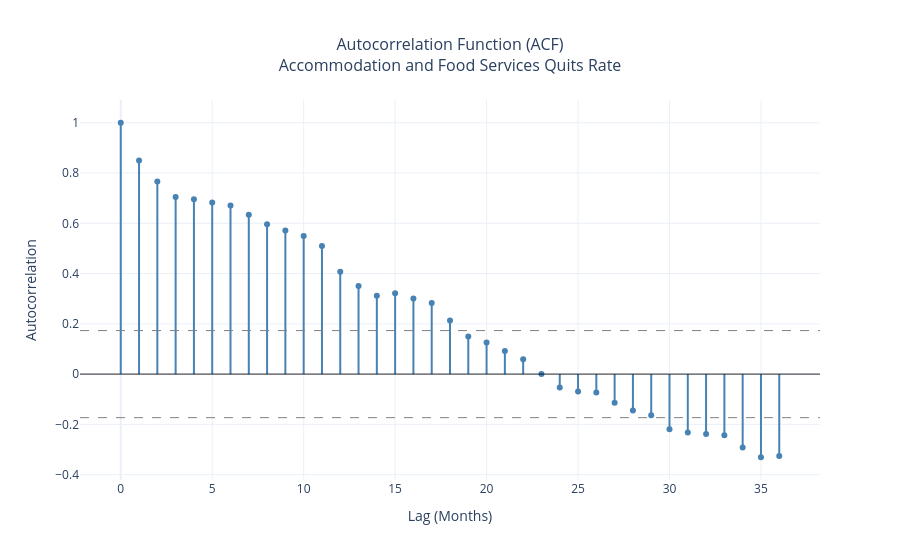

The notebook cell this image was saved under:
### Markdown cell above
## Seasonality

BLS publishes this quits-rate series on a seasonally adjusted basis, so this analysis examines whether a recurring annual pattern remains after that adjustment. Monthly averages across the full period are relatively similar, with only modest differences between months. These averages alone do not establish whether those differences recur consistently from year to year.

January through August averages include 2026 observations, while September through December averages end in 2025.

The year-over-year overlay shows more pronounced differences in the overall level of quits than in a shared seasonal pattern. Rates in 2021 and 2022 were noticeably higher than those in 2016 through 2019. More recent observations have returned toward the pre-pandemic range, with some months falling below it.

The STL seasonal component is generally small relative to the broader movements in the series, although its fluctuations become larger near the end of the sample. Those recent movements warrant caution when describing the remaining seasonality as uniformly weak.

Taken together, these charts show limited evidence of a stable remaining annual pattern and support evaluating nonseasonal forecasting models. They do not, by themselves, establish whether adding seasonal terms would improve forecast accuracy.

### Code cell
# =============================================================================
# Section 4: ACF
# =============================================================================
acf_values = acf(df_interp['quit_rate'], nlags=36)
lags = list(range(len(acf_values)))

fig = go.Figure()

# Zero line
fig.add_hline(y=0, line_color='black', line_width=0.8)

# 95% confidence interval bounds
n = len(df_interp['quit_rate'])
ci_bound = 1.96 / np.sqrt(n)
fig.add_hline(y=ci_bound, line_dash='dash', line_color='gray', line_width=1)
fig.add_hline(y=-ci_bound, line_dash='dash', line_color='gray', line_width=1)

# ACF stems
for i, (lag, val) in enumerate(zip(lags, acf_values)):
    fig.add_trace(go.Scatter(
        x=[lag, lag],
        y=[0, val],
        mode='lines',
        line=dict(color='steelblue', width=2),
        showlegend=False,
        hoverinfo='skip'
    ))

# ACF points
fig.add_trace(go.Scatter(
    x=lags,
    y=acf_values,
    mode='markers',
    marker=dict(color='steelblue', size=6),
    name='ACF',
    showlegend=False,
    hovertemplate='Lag %{x}: %{y:.3f}<extra></extra>'
))

fig.update_layout(
    title=dict(text='Autocorrelation Function (ACF)<br>Accommodation and Food Services Quits Rate',
               x=0.5, font=dict(size=16)),
    xaxis_title='Lag (Months)',
    yaxis_title='Autocorrelation',
    template='plotly_white',
    hovermode='closest'
)

fig.show()

### Figure 1 — Plotly figure (JSON) as saved in the notebook; plotly's stock layout.template omitted (floating-point values rounded to 4 significant figures)
{"data": [{"hoverinfo": "skip", "line": {"color": "steelblue", "width": 2}, "mode": "lines", "showlegend": false, "type": "scatter", "x": [0, 0], "y": [0, 1]}, {"hoverinfo": "skip", "line": {"color": "steelblue", "width": 2}, "mode": "lines", "showlegend": false, "type": "scatter", "x": [1, 1], "y": [0, 0.8501]}, {"hoverinfo": "skip", "line": {"color": "steelblue", "width": 2}, "mode": "lines", "showlegend": false, "type": "scatter", "x": [2, 2], "y": [0, 0.7659]}, {"hoverinfo": "skip", "line": {"color": "steelblue", "width": 2}, "mode": "lines", "showlegend": false, "type": "scatter", "x": [3, 3], "y": [0, 0.7045]}, {"hoverinfo": "skip", "line": {"color": "steelblue", "width": 2}, "mode": "lines", "showlegend": false, "type": "scatter", "x": [4, 4], "y": [0, 0.6956]}, {"hoverinfo": "skip", "line": {"color": "steelblue", "width": 2}, "mode": "lines", "showlegend": false, "type": "scatter", "x": [5, 5], "y": [0, 0.683]}, {"hoverinfo": "skip", "line": {"color": "steelblue", "width": 2}, "mode": "lines", "showlegend": false, "type": "scatter", "x": [6, 6], "y": [0, 0.6707]}, {"hoverinfo": "skip", "line": {"color": "steelblue", "width": 2}, "mode": "lines", "showlegend": false, "type": "scatter", "x": [7, 7], "y": [0, 0.6337]}, {"hoverinfo": "skip", "line": {"color": "steelblue", "width": 2}, "mode": "lines", "showlegend": false, "type": "scatter", "x": [8, 8], "y": [0, 0.5962]}, {"hoverinfo": "skip", "line": {"color": "steelblue", "width": 2}, "mode": "lines", "showlegend": false, "type": "scatter", "x": [9, 9], "y": [0, 0.5711]}, {"hoverinfo": "skip", "line": {"color": "steelblue", "width": 2}, "mode": "lines", "showlegend": false, "type": "scatter", "x": [10, 10], "y": [0, 0.5494]}, {"hoverinfo": "skip", "line": {"color": "steelblue", "width": 2}, "mode": "lines", "showlegend": false, "type": "scatter", "x": [11, 11], "y": [0, 0.5101]}, {"hoverinfo": "skip", "line": {"color": "steelblue", "width": 2}, "mode": "lines", "showlegend": false, "type": "scatter", "x": [12, 12], "y": [0, 0.4068]}, {"hoverinfo": "skip", "line": {"color": "steelblue", "width": 2}, "mode": "lines", "showlegend": false, "type": "scatter", "x": [13, 13], "y": [0, 0.3503]}, {"hoverinfo": "skip", "line": {"color": "steelblue", "width": 2}, "mode": "lines", "showlegend": false, "type": "scatter", "x": [14, 14], "y": [0, 0.3118]}, {"hoverinfo": "skip", "line": {"color": "steelblue", "width": 2}, "mode": "lines", "showlegend": false, "type": "scatter", "x": [15, 15], "y": [0, 0.3217]}, {"hoverinfo": "skip", "line": {"color": "steelblue", "width": 2}, "mode": "lines", "showlegend": false, "type": "scatter", "x": [16, 16], "y": [0, 0.3011]}, {"hoverinfo": "skip", "line": {"color": "steelblue", "width": 2}, "mode": "lines", "showlegend": false, "type": "scatter", "x": [17, 17], "y": [0, 0.2832]}, {"hoverinfo": "skip", "line": {"color": "steelblue", "width": 2}, "mode": "lines", "showlegend": false, "type": "scatter", "x": [18, 18], "y": [0, 0.213]}, {"hoverinfo": "skip", "line": {"color": "steelblue", "width": 2}, "mode": "lines", "showlegend": false, "type": "scatter", "x": [19, 19], "y": [0, 0.1492]}, {"hoverinfo": "skip", "line": {"color": "steelblue", "width": 2}, "mode": "lines", "showlegend": false, "type": "scatter", "x": [20, 20], "y": [0, 0.1255]}, {"hoverinfo": "skip", "line": {"color": "steelblue", "width": 2}, "mode": "lines", "showlegend": false, "type": "scatter", "x": [21, 21], "y": [0, 0.09236]}, {"hoverinfo": "skip", "line": {"color": "steelblue", "width": 2}, "mode": "lines", "showlegend": false, "type": "scatter", "x": [22, 22], "y": [0, 0.05872]}, {"hoverinfo": "skip", "line": {"color": "steelblue", "width": 2}, "mode": "lines", "showlegend": false, "type": "scatter", "x": [23, 23], "y": [0, -9.211e-07]}, {"hoverinfo": "skip", "line": {"color": "steelblue", "width": 2}, "mode": "lines", "showlegend": false, "type": "scatter", "x": [24, 24], "y": [0, -0.0534]}, {"hoverinfo": "skip", "line": {"color": "steelblue", "width": 2}, "mode": "lines", "showlegend": false, "type": "scatter", "x": [25, 25], "y": [0, -0.06901]}, {"hoverinfo": "skip", "line": {"color": "steelblue", "width": 2}, "mode": "lines", "showlegend": false, "type": "scatter", "x": [26, 26], "y": [0, -0.07316]}, {"hoverinfo": "skip", "line": {"color": "steelblue", "width": 2}, "mode": "lines", "showlegend": false, "type": "scatter", "x": [27, 27], "y": [0, -0.1136]}, {"hoverinfo": "skip", "line": {"color": "steelblue", "width": 2}, "mode": "lines", "showlegend": false, "type": "scatter", "x": [28, 28], "y": [0, -0.1451]}, {"hoverinfo": "skip", "line": {"color": "steelblue", "width": 2}, "mode": "lines", "showlegend": false, "type": "scatter", "x": [29, 29], "y": [0, -0.1641]}, {"hoverinfo": "skip", "line": {"color": "steelblue", "width": 2}, "mode": "lines", "showlegend": false, "type": "scatter", "x": [30, 30], "y": [0, -0.219]}, {"hoverinfo": "skip", "line": {"color": "steelblue", "width": 2}, "mode": "lines", "showlegend": false, "type": "scatter", "x": [31, 31], "y": [0, -0.2322]}, {"hoverinfo": "skip", "line": {"color": "steelblue", "width": 2}, "mode": "lines", "showlegend": false, "type": "scatter", "x": [32, 32], "y": [0, -0.2383]}, {"hoverinfo": "skip", "line": {"color": "steelblue", "width": 2}, "mode": "lines", "showlegend": false, "type": "scatter", "x": [33, 33], "y": [0, -0.2436]}, {"hoverinfo": "skip", "line": {"color": "steelblue", "width": 2}, "mode": "lines", "showlegend": false, "type": "scatter", "x": [34, 34], "y": [0, -0.2923]}, {"hoverinfo": "skip", "line": {"color": "steelblue", "width": 2}, "mode": "lines", "showlegend": false, "type": "scatter", "x": [35, 35], "y": [0, -0.3307]}, {"hoverinfo": "skip", "line": {"color": "steelblue", "width": 2}, "mode": "lines", "showlegend": false, "type": "scatter", "x": [36, 36], "y": [0, -0.326]}, {"hovertemplate": "Lag %{x}: %{y:.3f}<extra></extra>", "marker": {"color": "steelblue", "size": 6}, "mode": "markers", "name": "ACF", "showlegend": false, "type": "scatter", "x": [0, 1, 2, 3, 4, 5, 6, 7, 8, 9, 10, 11, 12, 13, 14, 15, 16, 17, 18, 19, 20, 21, 22, 23, 24, 25, 26, 27, 28, 29, 30, 31, 32, 33, 34, 35, 36], "y": [1.0, 0.8501, 0.7659, 0.7045, 0.6956, 0.683, 0.6707, 0.6337, 0.5962, 0.5711, 0.5494, 0.5101, 0.4068, 0.3503, 0.3118, 0.3217, 0.3011, 0.2832, 0.213, 0.1492, 0.1255, 0.09236, 0.05872, -9.211e-07, -0.0534, -0.06901, -0.07316, -0.1136, -0.1451, -0.1641, -0.219, -0.2322, -0.2383, -0.2436, -0.2923, -0.3307, -0.326]}], "layout": {"hovermode": "closest", "shapes": [{"line": {"color": "black", "width": 0.8}, "type": "line", "x0": 0, "x1": 1, "xref": "x domain", "y0": 0, "y1": 0, "yref": "y"}, {"line": {"color": "gray", "dash": "dash", "width": 1}, "type": "line", "x0": 0, "x1": 1, "xref": "x domain", "y0": 0.1732, "y1": 0.1732, "yref": "y"}, {"line": {"color": "gray", "dash": "dash", "width": 1}, "type": "line", "x0": 0, "x1": 1, "xref": "x domain", "y0": -0.1732, "y1": -0.1732, "yref": "y"}], "title": {"font": {"size": 16}, "text": "Autocorrelation Function (ACF)<br>Accommodation and Food Services Quits Rate", "x": 0.5}, "xaxis": {"title": {"text": "Lag (Months)"}}, "yaxis": {"title": {"text": "Autocorrelation"}}}}
